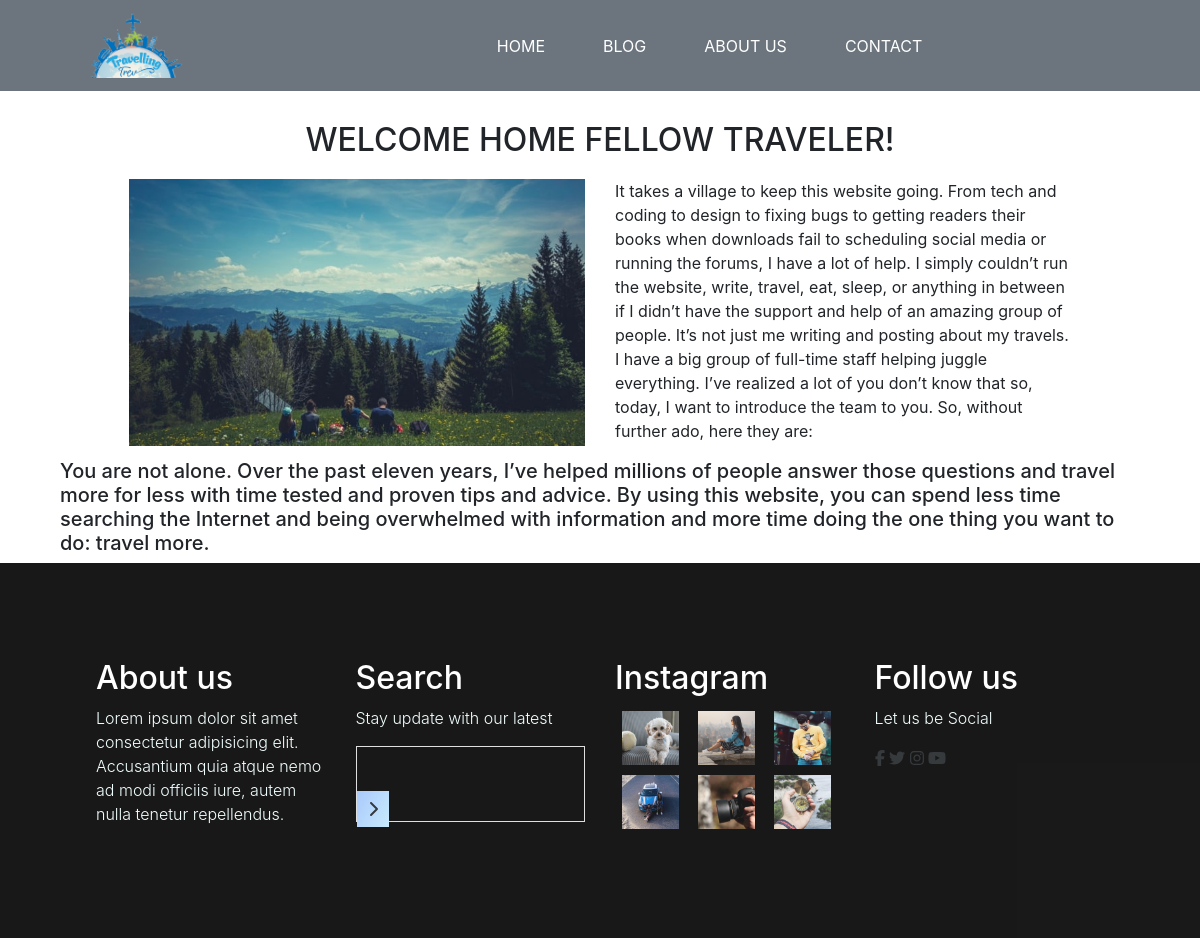
Page /about.php on the committed database.
### tables this page shows
CREATE TABLE `about` (
  `title` varchar(55) NOT NULL,
  `picture` varchar(55) NOT NULL,
  `description` text NOT NULL
);

### about.php (the view, shortened to what this page needs)
 <?php include 'include/header.php';?>
 <?php include 'include/navbarsecond.php';?>
 <section class="About-section">
        <div class="container">
        <div class="row">
    <?php
        $sql = "SELECT * FROM about";
      $about = mysqli_query($db, $sql);
      while( $row = mysqli_fetch_assoc( $about )) {
        $title=$row['title'];
        $description = $row['description'];
      ?>
       <h2 class="about-title"><?php echo $title ?></h2>
     <div class="container">
       <div class="row">
         <div class="col-md-6">
           <div class="img">
                <img src="./assets/about.jpg" alt="about">
           </div>
         </div>
         <div class="col-md-6">
           <p><?php echo $description?></p>
           </div>
       </div>
     </div>
            <?php
        }
        ?>
        <h5>You are not alone. Over the past eleven years, I’ve helped millions of people answer those questions and travel more for less with time tested and proven tips and advice. By using this website, you can spend less time searching the Internet and being overwhelmed with information and more time doing the one thing you want to do: travel more.
      </h5>
        </div>
    </div>
    </section>
<?php include 'include/footer.php';?>

### include/header.php (shortened to what this page needs)
<!doctype html>
<html lang="en">
  <head>
    <link rel="stylesheet" href="https://stackpath.bootstrapcdn.com/bootstrap/4.4.1/css/bootstrap.min.css">
     <link rel="stylesheet" href="https://pro.fontawesome.com/releases/v5.10.0/css/all.css"/>
     <link rel="stylesheet" href="./css/style.css">
  </head>
  <body>

### include/navbarsecond.php (shortened to what this page needs)
<nav class="navbar navbar-expand-lg bg-color bg-secondary "  >
    <div class="container">
  <a class="navbar-brand" href="http://localhost/ourawesomeworld/"><img class="navimg " src="./assets/logo.png" alt="logo"></a>
  <div class="collapse navbar-collapse" id="navbarSupportedContent">
    <ul class="navbar-nav ml-auto">
      <li class="nav-item">
        <a class="nav-link" href="http://localhost/ourawesomeworld/">HOME</a>
      </li>
      <li class="nav-item">
        <a class="nav-link" href="http://localhost/ourawesomeworld/blog.php">BLOG</a>
      </li>
      <li class="nav-item">
        <a class="nav-link" href="http://localhost/ourawesomeworld/about.php">ABOUT US</a>
      </li>
      <li class="nav-item">
        <a class="nav-link" href="http://localhost/ourawesomeworld/contact.php">CONTACT</a>
      </li>
    </ul>
  </div>
    </div>
</nav>

### include/footer.php (shortened to what this page needs)
<footer class="footer-section p-5">
      <div class="container-fluid m-auto  mt-3 p-5">
        <div class="row">
            <div class="col-md-3">
              <div class="about-us" >
                <h2>About us</h2>
                <p>Lorem ipsum dolor sit amet consectetur adipisicing elit. Accusantium quia atque nemo ad modi officiis
                    iure, autem nulla tenetur repellendus.</p>
            </div>
            </div>
            <div class="col-md-3">
              <div class="newsletter" >
                <h2>Search</h2>
                <p>Stay update with our latest</p>
                <div class="form-element">
                    <input type="text" placeholder="Email"><span><i class="fas fa-chevron-right"></i></span>
                </div>
            </div>
            </div>
            <div class="col-md-3">
              <div class="instagram" >
                <h2>Instagram</h2>
                <div class="flex-row">
                    <img src="./assets/instagram/thumb-card3.png" alt="insta1">
                    <img src="./assets/instagram/thumb-card4.png" alt="insta2">
                    <img src="./assets/instagram/thumb-card5.png" alt="insta3">
                </div>
                <div class="flex-row">
                    <img src="./assets/instagram/thumb-card6.png" alt="insta4">
                    <img src="./assets/instagram/thumb-card7.png" alt="insta5">
                    <img src="./assets/instagram/thumb-card8.png" alt="insta6">
                </div>
            </div>
            </div>
            <div class="col-md-3">
              <div class="follow" >
                <h2>Follow us</h2>
                <p>Let us be Social</p>
                <div>
                    <i class="fab fa-facebook-f"></i>
                    <i class="fab fa-twitter"></i>
                    <i class="fab fa-instagram"></i>
                    <i class="fab fa-youtube"></i>
                </div>
            </div>
            </div>
        </div>
      </div>
</footer>
  </body>
</html>

### css/style.css (style rules this page uses)
* { margin:0; padding:0; box-sizing: border-box; }
img.navimg { height:65px; }
.container, .container-lg, .container-md, .container-sm, .container-xl { max-width: 1536px; width: 90%; }
img { max-width: 100%; }
.navbar-nav.ml-auto { margin: 0 auto!important; position: relative; left: 60px; right: 0; }
body .navbar-expand-lg .navbar-nav .nav-link { padding-right: 1.5rem; padding-left: 1.5rem; margin-right: 10px; color: white; }
footer.footer-section { height: 100%; background: black; position: relative; opacity: .9; }
footer.footer-section .newsletter .form-element { background: black; display: inline-block; }
footer.footer-section .newsletter .form-element input { padding: 8px 11px; border: none; background: transparent; color: white; font-size: 16px; width: 74%; }
footer.footer-section .newsletter .form-element span { background: linear-gradient(120deg, #a1c4fd 0%, #c2e9fb 100%); padding: 8px 11px; cursor: pointer; }
footer.footer-section .instagram div > img { display: inline-block; width: 25%; height: 50%; margin: 5px 7px; }
footer h2 { color: white; }
.about-us p, .follow p, .newsletter p { color: azure; font-weight: 300; }
.form-element { border: 1px solid gainsboro; }
footer.footer-section .newsletter .form-element input { width: 85%; }
::placeholder { color: black; text-transform: capitalize; }
input[type="email"],input[type="password"],input[type="text"] { display: block; margin: 0 auto; width: 300px; padding: 8px; margin-bottom:10px; }
h2.about-title { display: block; margin: 0 auto; padding-top: 30px; padding-bottom: 20px; }

### rows in the picture
about: title "WELCOME HOME FELLOW TRAVELER!", description "It takes a village to keep this website going. From tech and coding to design to fixing bugs to getting readers their books when downloads fail to scheduling social media or running the forums, I have a lot of help. I simply couldn’t run the website, write, travel, eat, sleep, or anything in between if I didn’t have the support and help of an amazing group of people. It’s not just me writing and posting about my travels. I have a big group of full-time staff helping juggle everything. I’ve realized a lot of you don’t know that so, today, I want to introduce the team to you. So, without further ado, here they are:"
